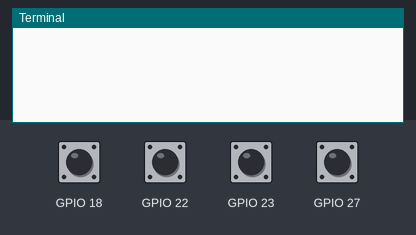
Bench run of a program on a simulated Raspberry Pi (BCM pin numbers). On the bench: the last lines printed to the terminal. Inputs (shaded band) come from the test bench; at power-on: GPIO 18, GPIO 22, GPIO 23, GPIO 27 HIGH.

Above: at 1.2 s.
1.3 s: GPIO 18 pulled LOW for 0.15 s
At 1.6 s:
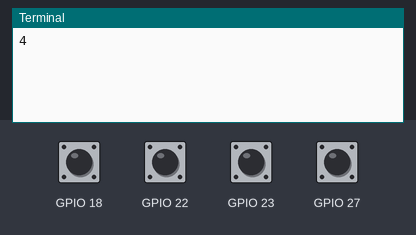
2.9 s: GPIO 22 pulled LOW for 0.15 s
At 4.0 s:
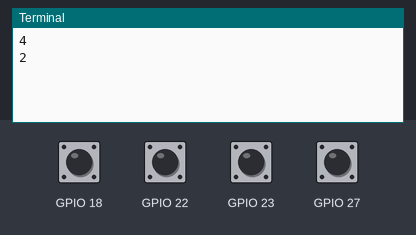
4.5 s: GPIO 23 pulled LOW for 0.15 s
At 5.3 s:
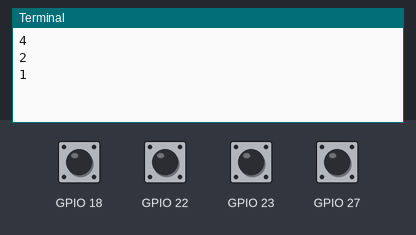
6.1 s: GPIO 27 pulled LOW for 0.15 s
At 6.5 s:
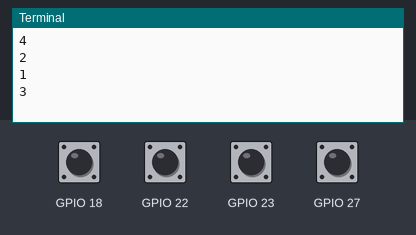
Timing chart, 0 to 8.7 s (numbered marks = the images above; inputs shaded):
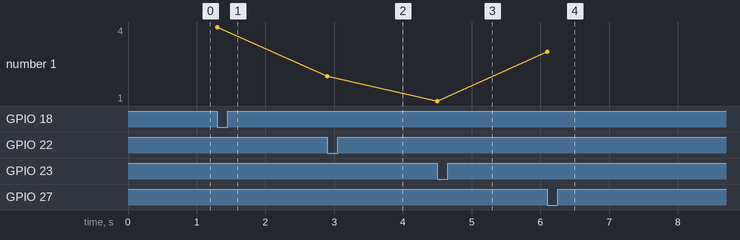

Measured:
- after the input at 1.3 s, the terminal: prints a new line at once (image 1)
- after the input at 2.9 s, the terminal: prints a new line at once (image 2)
- after the input at 4.5 s, the terminal: prints a new line at once (image 3)
- after the input at 6.1 s, the terminal: prints a new line at once (image 4)
- plotted number 1: 4 → 2 after the input at 2.9 s, 2 → 1 after the input at 4.5 s, 1 → 3 after the input at 6.1 s

The program:

gpio.py
```python
import RPi.GPIO as GPIO
import time

def myprint(arg):
	if arg==18:
		print(4)
	if arg==27:
		print(3)
	if arg==22:
		print(2)
	if arg==23:
		print(1)

GPIO.setmode(GPIO.BCM)

GPIO.setup(18,GPIO.IN, pull_up_down=GPIO.PUD_UP)
GPIO.setup(22,GPIO.IN, pull_up_down=GPIO.PUD_UP)
GPIO.setup(23,GPIO.IN, pull_up_down=GPIO.PUD_UP)
GPIO.setup(27,GPIO.IN, pull_up_down=GPIO.PUD_UP)

GPIO.add_event_detect(18, GPIO.FALLING, callback=myprint, bouncetime=500)
GPIO.add_event_detect(22, GPIO.FALLING, callback=myprint, bouncetime=500)
GPIO.add_event_detect(23, GPIO.FALLING, callback=myprint, bouncetime=500)
GPIO.add_event_detect(27, GPIO.FALLING, callback=myprint, bouncetime=500)

while True:
	time.sleep(1)

GPIO.cleanup()
```
